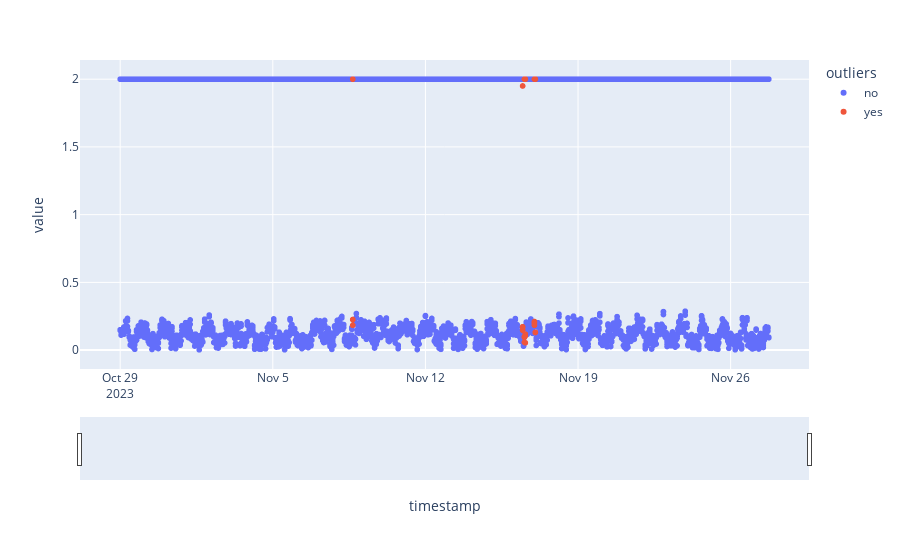

The code cell stored with this chart in its notebook:
### Markdown cell above
# Plotting using more than one variables (columns/features)

### Code cell
# To Plot Predictions
fig = px.scatter(resampled_server1, x='timestamp',y=['load-1m', 'load-5m', 'load-15m', 'server-up'], color='outliers', hover_data=['weekday', 'hour'])
fig.update_xaxes(rangeslider_visible = True,)
fig.show()

### Figure 1 — Plotly figure (JSON) as saved in the notebook; plotly's stock layout.template omitted (floating-point values rounded to 4 significant figures; data arrays with more than 128 entries replaced by an {"elided": "..."} marker saying what was removed)
{"data": [{"customdata": {"elided": "2836x2 mixed values"}, "hovertemplate": "outliers=no<br>timestamp=%{x}<br>value=%{y}<br>weekday=%{customdata[0]}<br>hour=%{customdata[1]}<extra></extra>", "legendgroup": "no", "marker": {"color": "#636efa", "symbol": "circle"}, "mode": "markers", "name": "no", "showlegend": true, "type": "scattergl", "x": {"elided": "2836 str values"}, "xaxis": "x", "y": {"elided": "2836 float values"}, "yaxis": "y"}, {"customdata": [["Wednesday", 16], ["Thursday", 11], ["Thursday", 13], ["Thursday", 14], ["Friday", 0], ["Friday", 1], ["Wednesday", 16], ["Thursday", 11], ["Thursday", 13], ["Thursday", 14], ["Friday", 0], ["Friday", 1], ["Wednesday", 16], ["Thursday", 11], ["Thursday", 13], ["Thursday", 14], ["Friday", 0], ["Friday", 1], ["Wednesday", 16], ["Thursday", 11], ["Thursday", 13], ["Thursday", 14], ["Friday", 0], ["Friday", 1]], "hovertemplate": "outliers=yes<br>timestamp=%{x}<br>value=%{y}<br>weekday=%{customdata[0]}<br>hour=%{customdata[1]}<extra></extra>", "legendgroup": "yes", "marker": {"color": "#EF553B", "symbol": "circle"}, "mode": "markers", "name": "yes", "showlegend": true, "type": "scattergl", "x": ["2023-11-08T16:00:00", "2023-11-16T11:00:00", "2023-11-16T13:00:00", "2023-11-16T14:00:00", "2023-11-17T00:00:00", "2023-11-17T01:00:00", "2023-11-08T16:00:00", "2023-11-16T11:00:00", "2023-11-16T13:00:00", "2023-11-16T14:00:00", "2023-11-17T00:00:00", "2023-11-17T01:00:00", "2023-11-08T16:00:00", "2023-11-16T11:00:00", "2023-11-16T13:00:00", "2023-11-16T14:00:00", "2023-11-17T00:00:00", "2023-11-17T01:00:00", "2023-11-08T16:00:00", "2023-11-16T11:00:00", "2023-11-16T13:00:00", "2023-11-16T14:00:00", "2023-11-17T00:00:00", "2023-11-17T01:00:00"], "xaxis": "x", "y": [0.2245, 0.147, 0.09942, 0.1179, 0.211, 0.1304, 0.2258, 0.169, 0.09383, 0.1047, 0.2005, 0.1303, 0.1832, 0.1723, 0.05767, 0.05417, 0.1838, 0.1319, 2, 1.95, 2, 2, 2, 2], "yaxis": "y"}], "layout": {"legend": {"title": {"text": "outliers"}, "tracegroupgap": 0}, "margin": {"t": 60}, "xaxis": {"anchor": "y", "domain": [0, 1], "rangeslider": {"visible": true}, "title": {"text": "timestamp"}}, "yaxis": {"anchor": "x", "domain": [0, 1], "title": {"text": "value"}}}}
